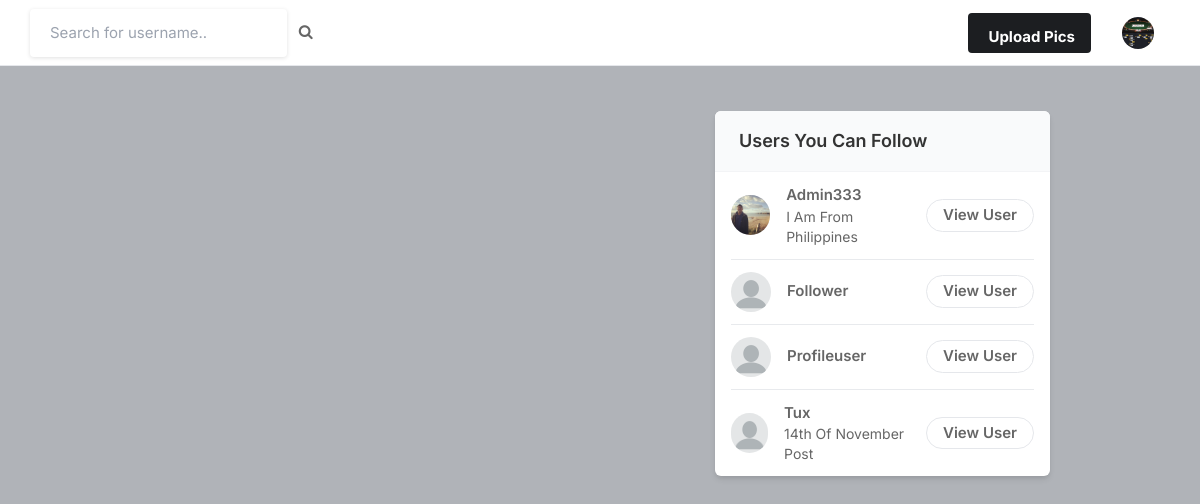
Page / (signed in) on the earlier database version.
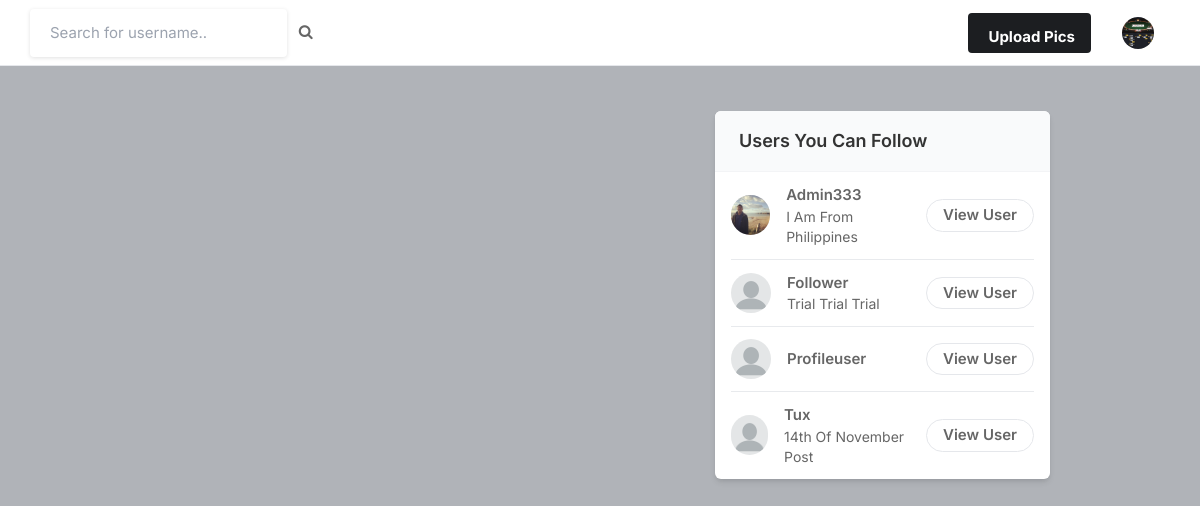
Same page on the later database version.
### core/models.py (models this page shows, shortened)
class Profile(models.Model):
    user = models.ForeignKey(User, on_delete=models.CASCADE)
    id_user = models.IntegerField()
    bio = models.TextField(blank=True)
    profileimg = models.ImageField(upload_to= 'profile_images', default = 'blank-profile-picture.png' )
    location = models.CharField(max_length=100, blank=True)

### core/views.py (the view)
# urls.py: path('', views.index, name='index' ),
@login_required(login_url='signin')
def index(request):
    user_object = User.objects.get(username=request.user.username)
    user_profile = Profile.objects.get(user=user_object)
    user_following_list = []
    feed = []
    user_following = FollowersCount.objects.filter(follower= request.user.username)
    for users in user_following:
        user_following_list.append(users.user)
    for usernames in user_following_list:
        feed_lists = Post.objects.filter(user=usernames)
        feed.append(feed_lists)
    feed_list = list(chain(*feed))
    all_users = User.objects.all()
    user_following_all = []
    for user in user_following:
        user_list = User.objects.get(username=user.user)
        user_following_all.append(user_list)
    new_suggestion_list = [x for x in list(all_users) if (x not in list(user_following_all))]
    current_user = User.objects.filter(username=request.user.username)
    final_suggestions_list = [x for x in list(new_suggestion_list) if ( x not in list(current_user))]
    random.shuffle(final_suggestions_list)
    username_profile = []
    username_profile_list = []
    for users in final_suggestions_list:
        username_profile.append(users.id)
    for ids in username_profile:
        profile_lists = Profile.objects.filter(id_user=ids)
        username_profile_list.append(profile_lists)
    suggestions_username_profile_list = list(chain(*username_profile_list))
    return render(request, 'index.html', {'user_profile': user_profile, 'posts':feed_list, 'suggestions_username_profile_list': suggestions_username_profile_list[:4]})

### templates/index.html (shortened to what this page needs)
{% load static %}
<!DOCTYPE html>
<html lang="en">
<head>
    <link rel="stylesheet" href="{% static 'assets/css/icons.css' %}">
    <link rel="stylesheet" href="{% static 'assets/css/uikit.css' %}">
    <link rel="stylesheet" href="{% static 'assets/css/style.css' %}">
    <link rel="stylesheet" href="{% static 'assets/css/tailwind.css' %}">
    <link rel="stylesheet" href="https://cdnjs.cloudflare.com/ajax/libs/font-awesome/4.7.0/css/font-awesome.min.css">
</head>
<body>
            <header>
                <div class="header_inner">
                    <form action="/search" method="POST">
                    <div class="left-side">
                            <input type="text" name="username" placeholder="Search for username..">&nbsp; &nbsp;
                            <button type="submit"><i class="fa fa-search fa-1x"></i></button>
                    </div>
                    </form>
                    <div class="right-side lg:pr-4">
                        <a href="#"
                            class="bg-pink-500 flex font-bold hidden hover:bg-pink-600 hover:text-white inline-block items-center lg:block max-h-10 mr-4 px-4 py-2 rounded shado text-white">
                              Upload Pics
                        </a>
                        <a href="#">
                            <img src="{{ user_profile.profileimg.url }}" class="header-avatar" alt="">
                        </a>
                    </div>
                </div>
            </header>
            <div class="container m-auto">
                <div class="lg:flex justify-center lg:space-x-10 lg:space-y-0 space-y-5">
                    <div class="space-y-5 flex-shrink-0 lg:w-7/12">
                    </div>
                    <div class="lg:w-5/12">
                        <div class="bg-white  shadow-md rounded-md overflow-hidden">
                            <div class="bg-gray-50  border-b border-gray-100 flex items-baseline justify-between py-4 px-6 ">
                                <h2 class="font-semibold text-lg">Users You Can Follow</h2>
                            </div>
                            <div class="divide-gray-300 divide-gray-50 divide-opacity-50 divide-y px-4 ">
                                {% for suggestion in suggestions_username_profile_list %}
                                <div class="flex items-center justify-between py-3">
                                    <div class="flex flex-1 items-center space-x-4">
                                        <a href="/profile/{{suggestion.user}}">
                                            <img src="{{suggestion.profileimg.url}}" class="bg-gray-200 rounded-full w-10 h-10">
                                        </a>
                                        <div class="flex flex-col">
                                            <span class="block capitalize font-semibold"> {{suggestion.user}} </span>
                                            <span class="block capitalize text-sm"> {{suggestion.bio}} </span>
                                        </div>
                                    </div>
                                    <a href="/profile/{{suggestion.user}}" class="border border-gray-200 font-semibold px-4 py-1 rounded-full hover:bg-pink-600 hover:text-white hover:border-pink-600 "> View User </a>
                                </div>
                                {% endfor %}
                            </div>
                        </div>
                    </div>
                </div>
            </div>
</body>
</html>

Differences in the rows shown:
changed Profile "Follower": bio (not shown) → "Trial Trial Trial"
